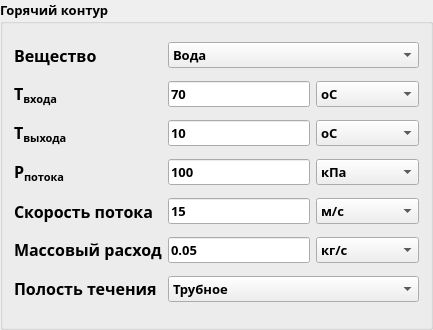
     <widget class="QGroupBox" name="groupBox">
      <property name="minimumSize">
       <size>
        <width>370</width>
        <height>330</height>
       </size>
      </property>
      <property name="font">
       <font>
        <family>Segoe UI Semibold</family>
        <pointsize>10</pointsize>
        <bold>true</bold>
       </font>
      </property>
      <property name="title">
       <string>Горячий контур</string>
      </property>
      <layout class="QGridLayout" name="gridLayout_2">
       <item row="2" column="2">
        <widget class="QComboBox" name="dimension_T_ex_h">
         <item>
          <property name="text">
           <string>оС</string>
          </property>
         </item>
         <item>
          <property name="text">
           <string>К</string>
          </property>
         </item>
        </widget>
       </item>
       <item row="3" column="1">
        <widget class="QLineEdit" name="line_hot_pressure">
         <property name="text">
          <string>100</string>
         </property>
        </widget>
       </item>
       <item row="3" column="2">
        <widget class="QComboBox" name="dimension_P_h">
         <item>
          <property name="text">
           <string>кПа</string>
          </property>
         </item>
         <item>
          <property name="text">
           <string>МПа</string>
          </property>
         </item>
         <item>
          <property name="text">
           <string>Па</string>
          </property>
         </item>
         <item>
          <property name="text">
           <string>кгс/см2</string>
          </property>
         </item>
         <item>
          <property name="text">
           <string>атм</string>
          </property>
         </item>
         <item>
          <property name="text">
           <string>бар</string>
          </property>
         </item>
         <item>
          <property name="text">
           <string>мм рт. ст.</string>
          </property>
         </item>
         <item>
          <property name="text">
           <string>мм вод. ст.</string>
          </property>
         </item>
        </widget>
       </item>
       <item row="3" column="0">
        <widget class="QLabel" name="label_4">
         <property name="text">
          <string>&lt;html&gt;&lt;head/&gt;&lt;body&gt;&lt;p&gt;&lt;span style=&quot; font-size:12pt;&quot;&gt;Р&lt;/span&gt;&lt;span style=&quot; font-size:12pt; vertical-align:sub;&quot;&gt;потока&lt;/span&gt;&lt;/p&gt;&lt;/body&gt;&lt;/html&gt;</string>
         </property>
        </widget>
       </item>
       <item row="5" column="1">
        <widget class="QLineEdit" name="line_hot_dmass">
         <property name="text">
          <string>0.05</string>
         </property>
        </widget>
       </item>
       <item row="6" column="0">
        <widget class="QLabel" name="label_7">
         <property name="text">
          <string>&lt;html&gt;&lt;head/&gt;&lt;body&gt;&lt;p&gt;&lt;span style=&quot; font-size:12pt;&quot;&gt;Полость течения&lt;/span&gt;&lt;/p&gt;&lt;/body&gt;&lt;/html&gt;</string>
         </property>
        </widget>
       </item>
       <item row="6" column="1" colspan="2">
        <widget class="QComboBox" name="cBox_cavity_hot">
         <item>
          <property name="text">
           <string>Трубное</string>
          </property>
         </item>
         <item>
          <property name="text">
           <string>Межтрубное</string>
          </property>
         </item>
        </widget>
       </item>
       <item row="2" column="1">
        <widget class="QLineEdit" name="line_hot_T2">
         <property name="text">
          <string>10</string>
         </property>
        </widget>
       </item>
       <item row="2" column="0">
        <widget class="QLabel" name="label_3">
         <property name="text">
          <string>&lt;html&gt;&lt;head/&gt;&lt;body&gt;&lt;p&gt;&lt;span style=&quot; font-size:12pt;&quot;&gt;Т&lt;/span&gt;&lt;span style=&quot; font-size:12pt; vertical-align:sub;&quot;&gt;выхода&lt;/span&gt;&lt;/p&gt;&lt;/body&gt;&lt;/html&gt;</string>
         </property>
        </widget>
       </item>
       <item row="1" column="1">
        <widget class="QLineEdit" name="line_hot_T1">
         <property name="text">
          <string>70</string>
         </property>
        </widget>
       </item>
       <item row="1" column="0">
        <widget class="QLabel" name="label_2">
         <property name="text">
          <string>&lt;html&gt;&lt;head/&gt;&lt;body&gt;&lt;p&gt;&lt;span style=&quot; font-size:12pt;&quot;&gt;Т&lt;/span&gt;&lt;span style=&quot; font-size:12pt; vertical-align:sub;&quot;&gt;входа&lt;/span&gt;&lt;/p&gt;&lt;/body&gt;&lt;/html&gt;</string>
         </property>
        </widget>
       </item>
       <item row="1" column="2">
        <widget class="QComboBox" name="dimension_T_en_h">
         <item>
          <property name="text">
           <string>оС</string>
          </property>
         </item>
         <item>
          <property name="text">
           <string>К</string>
          </property>
         </item>
        </widget>
       </item>
       <item row="5" column="2">
        <widget class="QComboBox" name="dimension_m_h">
         <item>
          <property name="text">
           <string>кг/с</string>
          </property>
         </item>
         <item>
          <property name="text">
           <string>кг/мин</string>
          </property>
         </item>
         <item>
          <property name="text">
           <string>кг/ч</string>
          </property>
         </item>
         <item>
          <property name="text">
           <string>г/с</string>
          </property>
         </item>
         <item>
          <property name="text">
           <string>г/мин</string>
          </property>
         </item>
         <item>
          <property name="text">
           <string>г/ч</string>
          </property>
         </item>
        </widget>
       </item>
       <item row="0" column="0">
        <widget class="QLabel" name="label">
         <property name="font">
          <font>
           <family>Segoe UI Semibold</family>
           <pointsize>12</pointsize>
           <bold>true</bold>
          </font>
         </property>
         <property name="text">
          <string>Вещество</string>
         </property>
        </widget>
       </item>
       <item row="5" column="0">
        <widget class="QLabel" name="label_5">
         <property name="text">
          <string>&lt;html&gt;&lt;head/&gt;&lt;body&gt;&lt;p&gt;&lt;span style=&quot; font-size:12pt;&quot;&gt;Массовый расход&lt;/span&gt;&lt;/p&gt;&lt;/body&gt;&lt;/html&gt;</string>
         </property>
        </widget>
       </item>
       <item row="0" column="1" colspan="2">
        <widget class="QComboBox" name="cBox_material_hot">
         <property name="minimumSize">
          <size>
           <width>50</width>
           <height>0</height>
          </size>
         </property>
         <property name="maximumSize">
          <size>
           <width>500</width>
           <height>16777215</height>
          </size>
         </property>
         <item>
          <property name="text">
           <string>Вода</string>
          </property>
         </item>
         <item>
          <property name="text">
           <string>Воздух (сухой)</string>
          </property>
         </item>
         <item>
          <property name="text">
           <string>Азот (сухой)</string>
          </property>
         </item>
         <item>
          <property name="text">
           <string>Углекислый газ</string>
          </property>
         </item>
         <item>
          <property name="text">
           <string>Глицерин 10%</string>
          </property>
         </item>
         <item>
          <property name="text">
           <string>Глицерин 20%</string>
          </property>
         </item>
         <item>
          <property name="text">
           <string>Глицерин 30%</string>
          </property>
         </item>
         <item>
          <property name="text">
           <string>Глицерин 40%</string>
          </property>
         </item>
         <item>
          <property name="text">
           <string>Глицерин 50%</string>
          </property>
         </item>
         <item>
          <property name="text">
           <string>Глицерин 60%</string>
          </property>
         </item>
         <item>
          <property name="text">
           <string>Глицерин 70%</string>
          </property>
         </item>
        </widget>
       </item>
       <item row="4" column="0">
        <widget class="QLabel" name="label_6">
         <property name="font">
          <font>
           <family>Segoe UI Semibold</family>
           <pointsize>12</pointsize>
           <bold>true</bold>
          </font>
         </property>
         <property name="text">
          <string>Скорость потока</string>
         </property>
        </widget>
       </item>
       <item row="4" column="1">
        <widget class="QLineEdit" name="line_hot_v">
         <property name="text">
          <string>15</string>
         </property>
        </widget>
       </item>
       <item row="4" column="2">
        <widget class="QComboBox" name="dimension_v_h">
         <item>
          <property name="text">
           <string>м/с</string>
          </property>
         </item>
         <item>
          <property name="text">
           <string>см/с</string>
          </property>
         </item>
         <item>
          <property name="text">
           <string>мм/с</string>
          </property>
         </item>
         <item>
          <property name="text">
           <string>м/мин</string>
          </property>
         </item>
         <item>
          <property name="text">
           <string>м/ч</string>
          </property>
         </item>
        </widget>
       </item>
      </layout>
     </widget>
